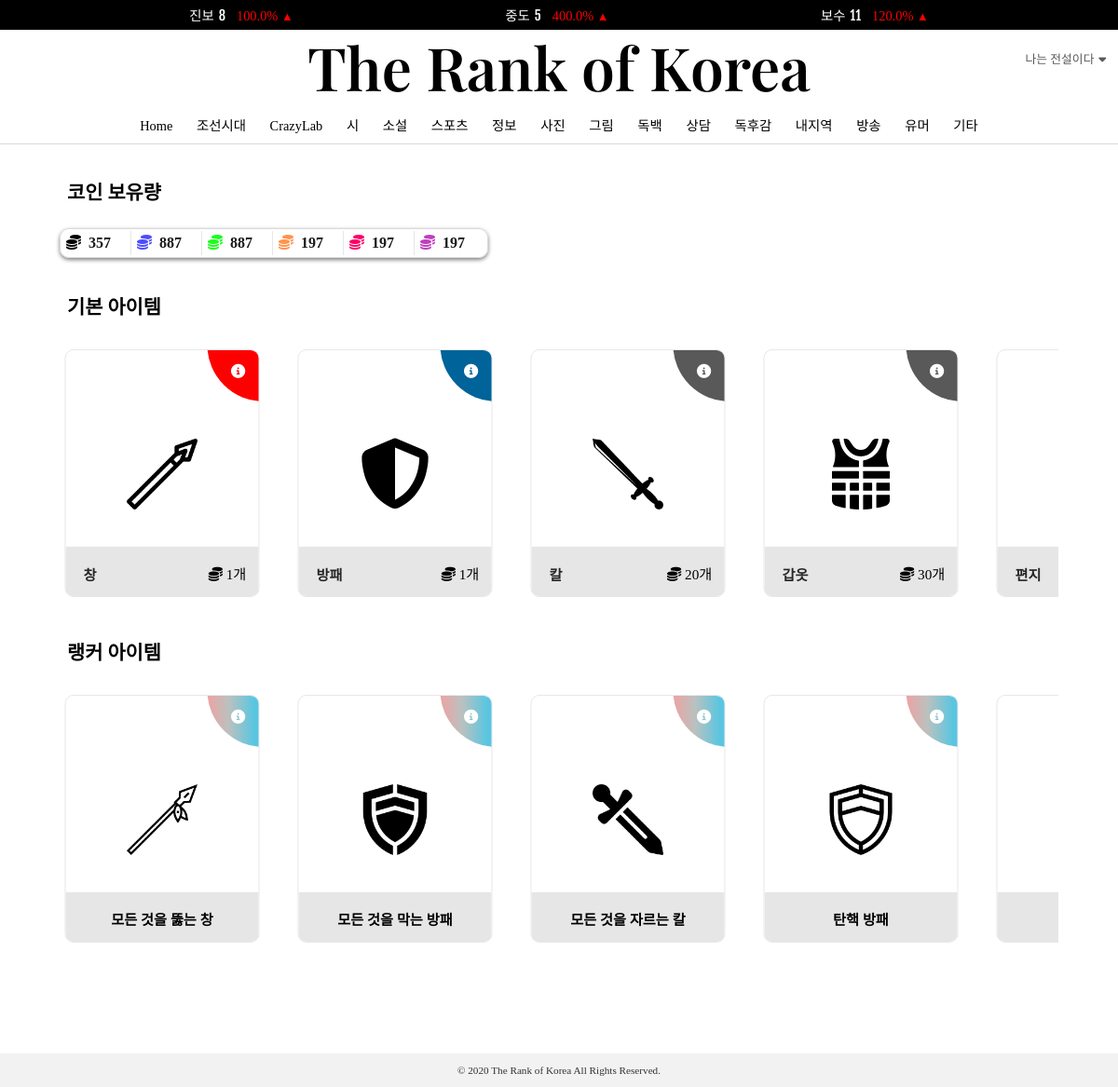
/shop/ (signed in), run on the app's committed database.
### users/models.py (models this page shows, shortened)
class Profile(models.Model):
    user = models.OneToOneField(User, on_delete=models.CASCADE)
    image = models.ImageField(default='default.jpg', upload_to='profile_pics')
    dream = models.CharField(max_length=10, null=True)
    hobby = models.CharField(max_length=10, null=True)
    nickname = models.CharField(max_length=10, null=True, unique=True)
    interest = models.CharField(max_length=20, null=True)

class Coin(models.Model):
    user = models.OneToOneField(User, on_delete=models.CASCADE)
    blackcoin = models.PositiveIntegerField(default=0, null=True)
    bluecoin = models.PositiveIntegerField(default=0, null=True)
    greencoin = models.PositiveIntegerField(default=0, null=True)
    orangecoin = models.PositiveIntegerField(default=0, null=True)
    pinkcoin = models.PositiveIntegerField(default=0, null=True)
    purplecoin = models.PositiveIntegerField(default=0, null=True)

### core/views.py (the view)
# urls.py: path('shop/', shop, name='shop'),
@login_required(login_url='login')
def shop(request):
    jprofile = JProfile.objects.get(user=request.user)
    coin = Coin.objects.get(user=request.user)
    context = {
        'coin' : coin,
        'jprofile' : jprofile,
    }
    return render(request, 'core/shop.html', context)

### core/templates/core/shop.html (shortened to what this page needs)
{% extends "base.html" %}
{% load static %}
{% load core_tags %}
{% block content %}
<div class="shop-container">
	<h2 class="shop-subheading">코인 보유량</h2>
  <table class="shop-coin-holding-table">
    <tbody>
      <td><i class="fas fa-coins" style="color: black" title="검은색"></i><span class="shop-NumberOfCoin">{{ coin.blackcoin }}</span></td>
      <td><i class="fas fa-coins" style="color: #4d4dff" title="파란색"></i><span class="shop-NumberOfCoin">{{ coin.bluecoin }}</span></td>
      <td><i class="fas fa-coins" style="color: #1aff1a" title="초록색"></i><span class="shop-NumberOfCoin">{{ coin.greencoin }}</span></td>
      <td><i class="fas fa-coins" style="color: #ff944d" title="주황색"></i><span class="shop-NumberOfCoin">{{ coin.orangecoin }}</span></td>
      <td><i class="fas fa-coins" style="color: #ff0066" title="분홍색"></i><span class="shop-NumberOfCoin">{{ coin.pinkcoin }}</span></td>
      <td><i class="fas fa-coins" style="color: #bf40bf" title="보라색"></i><span class="shop-NumberOfCoin">{{ coin.purplecoin }}</span></td>
    </tbody>
  </table>
  <br><br>
	<h2 class="shop-subheading">기본 아이템</h2>
	<div class="carousel owl-carousel">
	  <div class="card">
	    <div class="item-imgBox">
	      <img class="item-img" src="{% static 'images/spear.png' %}" alt="" >
	    </div>
	    <div class="details">
	      <div class="textContent">
	        <h3 class="item-name">창</h3>
	      </div>
	      <div class="price"><i class="fas fa-coins" style="color: black;" title="검은색"></i> 1개</div>
	      <form action="{% url 'core:buySpear' %}" method="POST">
	      </form>
	    </div>
	    <div class="description" style="background:#ff0000">
	      <div class="icon"><i class="fas fa-info-circle"></i></div>
	    </div>
	  </div>
	  <div class="card">
	    <div class="item-iconBox">
	      <i class="fas fa-shield-alt"></i>
	    </div>
	    <div class="details">
	      <div class="textContent">
	        <h3 class="item-name">방패</h3>
	      </div>
	      <div class="price"><i class="fas fa-coins" style="color: black;" title="검은색"></i> 1개</div>
	      <form action="{% url 'core:buyShield' %}" method="POST">
	      </form>
	    </div>
	    <div class="description" style="background:#006399">
	      <div class="icon"><i class="fas fa-info-circle"></i></div>
	    </div>
	  </div>
	  <div class="card">
	    <div class="item-imgBox">
	      <img class="item-img" src="{% static 'images/sword.png' %}" alt="">
	    </div>
	    <div class="details">
	      <div class="textContent">
	        <h3 class="item-name">칼</h3>
	      </div>
	      <div class="price">
	        <i class="fas fa-coins" style="color: black;" title="검은색"></i>
	        {% if jprofile.position == '도사' %}
	          18개
	        {% elif jprofile.position == '경력' %}
	          16개
	        {% elif jprofile.position == '동지사' %}
	          14개
	        {% elif jprofile.position == '지사' %}
	          12개
	        {% elif jprofile.position == '판사' %}
	          10개
	        {% else %}
	          20개
	        {% endif %}
	      </div>
	      <form action="{% url 'core:buySword' %}" method="POST">
	    	</form>
	    </div>
	    <div class="description" >
	      <div class="icon"><i class="fas fa-info-circle"></i></div>
	    </div>
	  </div>
	  <div class="card">
	    <div class="item-imgBox">
	      <img class="item-img" src="{% static 'images/armor.svg' %}" alt="" >
	    </div>
	    <div class="details">
	      <div class="textContent">
	        <h3 class="item-name">갑옷</h3>
	      </div>
	      <div class="price"><i class="fas fa-coins" style="color: black;" title="검은색"></i> 30개</div>
	      <form action="{% url 'core:buyArmor' %}" method="POST">
	      </form>
	    </div>
	    <div class="description" >
	      <div class="icon"><i class="fas fa-info-circle"></i></div>
	    </div>
	  </div>
	  <div class="card">
	    <div class="item-iconBox">
	    </div>
	    <div class="details">
	      <div class="textContent">
	        <h3 class="item-name">편지</h3>
	      </div>
	      <form action="{% url 'core:buyLetter' %}" method="POST">
	      </form>
	    </div>
	  </div>
	</div>
	<br><br>
	{% if request.user|has_group:"Ranker" %}
	<h2 class="shop-subheading">랭커 아이템</h2>
	<div class="carousel owl-carousel">
	  <div class="card">
	    <div class="item-imgBox">
	      <img class="item-img" src="{% static 'images/spearofgod.png' %}" alt="">
	    </div>
	    <div class="god-details">
	      <div class="textContent">
	        <h3 class="god-item-name">모든 것을 뚫는 창</h3>
	      </div>
	    </div>
	    <div class="description" style="background: linear-gradient(to right, #eea2a2 0%, #bbc1bf 19%, #57c6e1 42%, #b49fda 79%, #7ac5d8 100%);">
	      <div class="icon"><i class="fas fa-info-circle"></i></div>
	    </div>
	  </div>
	  <div class="card">
	    <div class="item-imgBox">
	      <img class="item-img" src="{% static 'images/shieldofgod.png' %}" alt="">
	    </div>
	    <div class="god-details">
	      <div class="textContent">
	        <h3 class="god-item-name">모든 것을 막는 방패</h3>
	      </div>
	    </div>
	    <div class="description" style="background: linear-gradient(to right, #eea2a2 0%, #bbc1bf 19%, #57c6e1 42%, #b49fda 79%, #7ac5d8 100%);">
	      <div class="icon"><i class="fas fa-info-circle"></i></div>
	    </div>
	  </div>
	  <div class="card">
	    <div class="item-imgBox">
	      <img class="item-img" src="{% static 'images/swordofgod.png' %}" alt="">
	    </div>
	    <div class="god-details">
	      <div class="textContent">
	        <h3 class="god-item-name">모든 것을 자르는 칼</h3>
	      </div>
	    </div>
	    <div class="description" style="background: linear-gradient(to right, #eea2a2 0%, #bbc1bf 19%, #57c6e1 42%, #b49fda 79%, #7ac5d8 100%);">
	      <div class="icon"><i class="fas fa-info-circle"></i></div>
	    </div>
	  </div>
	  <div class="card">
	    <div class="item-imgBox">
	      <img class="item-img" src="{% static 'images/impeach_shield.png' %}" alt="">
	    </div>
	    <div class="god-details">
	      <div class="textContent">
	        <h3 class="god-item-name">탄핵 방패</h3>
	      </div>
	    </div>
	    <div class="description" style="background: linear-gradient(to right, #eea2a2 0%, #bbc1bf 19%, #57c6e1 42%, #b49fda 79%, #7ac5d8 100%);">
	      <div class="icon"><i class="fas fa-info-circle"></i></div>
	    </div>
	  </div>
	  <div class="card">
	    <div class="item-iconBox">
	    </div>
	    <div class="certificate-details">
	      <div class="textContent">
	        <h3 class="certificate-name">랭크 포인트</h3>
	      </div>
	    </div>
	  </div>
	</div>
	<br><br>
	{% endif %}
</div>
<br><br>
{% endblock content %}

### templates/base.html (shortened to what this page needs)
<!DOCTYPE html>
{% load static %}
<html>
<head>
  <link rel="stylesheet" href="https://cdnjs.cloudflare.com/ajax/libs/font-awesome/5.15.1/css/all.min.css">
  <link rel="stylesheet" type="text/css" href="https://cdnjs.cloudflare.com/ajax/libs/OwlCarousel2/2.3.4/assets/owl.carousel.css">
  <link rel="stylesheet" type="text/css" href="{% static 'css/style.css' %}">
</head>
<body>
  {% include 'top.html' %}
  <header>
    <div class="logo-container">
      <h1 class="logo"><a href="{% url 'core:home' %}">The Rank of Korea</a></h1>
      <div class="user-nav-links">
        <ul>
          {% if user.is_authenticated %}
          <li class="user-nav-link">
            <a href="" class="username">
              {{ user.profile.nickname }}<i class="fas fa-caret-down"></i>
            </a>
          </li>
          {% else %}
          <li>
            <a href="{% url 'login' %}">로그인</a>
          </li>
          {% endif %}
        </ul>
      </div>
    </div>
    <div class="container">
      {% include 'navbar.html' %}
    </div>
  </header>
  {% block content %}
  {% endblock content %}
  {% include 'footer.html' %}
</body>
</html>

### templates/top.html
{% load core_tags %}
<div class="top">
  <span>진보<span class="num">{{ num_progressivism }}</span>&nbsp;
    {% if RateOfIncrease_progressivism > 0 %}
      <span class="up">
        {{ RateOfIncrease_progressivism }}%&nbsp;<span class="mark">▲</span>
      </span>
    {% elif RateOfIncrease_progressivism < 0 %}
      <span class="down">
        {{ RateOfIncrease_progressivism|negative }}%&nbsp;<span class="mark">▼</span>
      </span>
    {% else %}
      <span class="equivalent">
        {{ RateOfIncrease_progressivism }}%&nbsp;&nbsp;<span class="mark">-</span>
      </span>
    {% endif %}
  </span>
  <span class="center">중도<span class="num">{{ num_centrism }}</span>&nbsp;
    {% if RateOfIncrease_centrism > 0 %}
      <span class="up">
        {{ RateOfIncrease_centrism }}%&nbsp;<span class="mark">▲</span>
      </span>
    {% elif RateOfIncrease_centrism < 0 %}
      <span class="down">
        {{ RateOfIncrease_centrism|negative }}%&nbsp;<span class="mark">▼</span>
      </span>
    {% else %}
      <span class="equivalent">
        {{ RateOfIncrease_centrism }}%&nbsp;&nbsp;<span class="mark">-</span>
      </span>
    {% endif %}
  </span>
  <span>보수<span class="num">{{ num_conservatism }}</span>&nbsp;
    {% if RateOfIncrease_conservatism > 0 %}
      <span class="up">
        {{ RateOfIncrease_conservatism }}%&nbsp;<span class="mark">▲</span>
      </span>
    {% elif RateOfIncrease_conservatism < 0 %}
      <span class="down">
        {{ RateOfIncrease_conservatism|negative }}%&nbsp;<span class="mark">▼</span>
      </span>
    {% else %}
      <span class="equivalent">
        {{ RateOfIncrease_conservatism }}%&nbsp;&nbsp;<span class="mark">-</span>
      </span>
    {% endif %}
  </span>
</div>

### templates/navbar.html (shortened to what this page needs)
<div class="nav-btn">
  <div class="nav-links">
    <ul>
      <li class="nav-link" id="Home">
        <a href="{% url 'core:home' %}" style="font-family:Noto_Serif_KR_Medium;">Home</a>
      </li>
      <li class="nav-link white">
        <a href="#">조선시대</a>
      </li>
      <li class="nav-link" id="Crazylab">
        <a href="#" style="font-family:Noto_Serif_KR_Medium;">CrazyLab</a>
      </li>
      <li class="nav-link pink">
        <a href="{% url 'reality:poetry_list' %}">시</a>
      </li>
      <li class="nav-link pink">
        <a href="{% url 'crazylab:publicidea_list' %}">소설</a>
      </li>
      <li class="nav-link green">
        <a href="{% url 'joseon:politics_list' %}">스포츠</a>
      </li>
      <li class="nav-link green">
        <a href="{% url 'crazylab:publicidea_list' %}">정보</a>
      </li>
      <li class="nav-link orange">
        <a href="{% url 'joseon:politics_list' %}">사진</a>
      </li>
      <li class="nav-link pink">
        <a href="{% url 'crazylab:publicidea_list' %}">그림</a>
      </li>
      <li class="nav-link blue">
        <a href="{% url 'joseon:politics_list' %}">독백</a>
      </li>
      <li class="nav-link green">
        <a href="{% url 'crazylab:publicidea_list' %}">상담</a>
      </li>
      <li class="nav-link pink">
        <a href="{% url 'joseon:politics_list' %}">독후감</a>
      </li>
      <li class="nav-link">
        <a href="{% url 'crazylab:publicidea_list' %}">내지역</a>
      </li>
      <li class="nav-link blue">
        <a href="{% url 'crazylab:publicidea_list' %}">방송</a>
      </li>
      <li class="nav-link blue">
        <a href="{% url 'joseon:politics_list' %}">유머</a>
      </li>
      <li class="nav-link">
        <a href="{% url 'crazylab:publicidea_list' %}">기타</a>
      </li>
    </ul>
  </div>
</div>

### templates/footer.html
<footer class="footer">
  <div class="footer-center">
    <p>&copy; 2020 The Rank of Korea All Rights Reserved.</p>
  </div>
</footer>

### data on the page
Coin: blackcoin "357", bluecoin "887", greencoin "887", orangecoin "197", pinkcoin "197", purplecoin "197"

### other printed values
{{ num_progressivism }} "8"
{{ RateOfIncrease_progressivism }} "100.0"
{{ num_centrism }} "5"
{{ RateOfIncrease_centrism }} "400.0"
{{ num_conservatism }} "11"
{{ RateOfIncrease_conservatism }} "120.0"
{{ user.profile.nickname }} "나는 전설이다"
